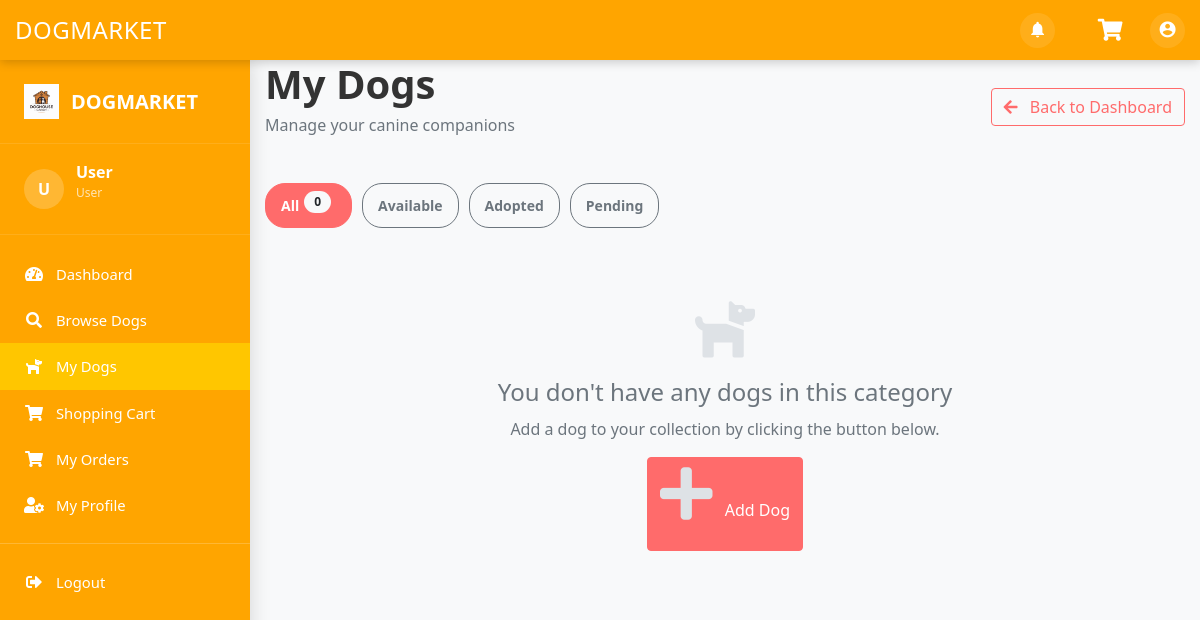
The page /dog/user/my_dogs.php (signed in) on the database its author committed.
### tables this page shows
CREATE TABLE `company_info` (
  `id` int(11) NOT NULL,
  `company_name` varchar(150) NOT NULL,
  `address` varchar(255) NOT NULL,
  `city` varchar(100) NOT NULL,
  `postal_code` varchar(20) DEFAULT NULL,
  `phone` varchar(20) NOT NULL,
  `color` varchar(50) DEFAULT NULL,
  `logo` varchar(255) DEFAULT NULL,
  `favicon` varchar(255) DEFAULT NULL,
  `banner_image` varchar(255) DEFAULT NULL,
  `email_general` varchar(150) DEFAULT NULL,
  `email_support` varchar(150) DEFAULT NULL,
  `working_hours` varchar(100) DEFAULT NULL,
  `created_at` timestamp NOT NULL DEFAULT current_timestamp(),
  `font` enum('Arial','Verdana','Helvetica','Tahoma','Trebuchet MS','Times New Roman','Georgia','Garamond','Courier New','Brush Script MT','Lucida Sans','Lucida Console','Palatino Linotype','Book Antiqua','Impact','Comic Sans MS','Segoe UI','Candara','Optima','Calibri','Cambria','Franklin Gothic Medium','Gill Sans','Century Gothic','Perpetua','Rockwell','Baskerville','Didot','Monaco','Geneva') DEFAULT 'Arial'
);

### dog/user/my_dogs.php (the view, shortened to what this page needs)
<?php
$user_id = $_SESSION['user_id'];
$db_host = 'localhost';
$db_user = 'root';
$db_pass = '';
$db_name = 'doghousemarket';
$conn = new mysqli($db_host, $db_user, $db_pass, $db_name);
$filter = isset($_GET['filter']) ? $_GET['filter'] : 'all';
$dogs = [];
$statusCounts = [
    'all' => 0,
    'available' => 0,
    'adopted' => 0,
    'pending' => 0
];
$countQuery = "SELECT
                COUNT(*) as total,
                SUM(CASE WHEN adoption_status = 'Available' THEN 1 ELSE 0 END) as available,
                SUM(CASE WHEN adoption_status = 'Adopted' THEN 1 ELSE 0 END) as adopted,
                SUM(CASE WHEN adoption_status = 'Pending' THEN 1 ELSE 0 END) as pending
               FROM user_dogs
               WHERE user_id = $user_id";
$countResult = $conn->query($countQuery);
if($countResult && $countResult->num_rows > 0) {
    $counts = $countResult->fetch_assoc();
    $statusCounts['all'] = $counts['total'];
    $statusCounts['available'] = $counts['available'];
    $statusCounts['adopted'] = $counts['adopted'];
    $statusCounts['pending'] = $counts['pending'];
}
?>
<!DOCTYPE html>
<html lang="en">
<head>
    <link rel="stylesheet" href="https://stackpath.bootstrapcdn.com/bootstrap/4.5.2/css/bootstrap.min.css">
    <link rel="stylesheet" href="https://cdnjs.cloudflare.com/ajax/libs/font-awesome/5.15.1/css/all.min.css">
</head>
<body>
    <?php include 'sidenav.php'; ?>
    <div class="container">
        <div class="page-header">
            <div class="d-flex justify-content-between align-items-center">
                <div>
                    <h1 class="page-title">My Dogs</h1>
                    <p class="page-subtitle">Manage your canine companions</p>
                </div>
                <a href="dashboard.php" class="btn btn-outline-primary d-none d-md-block">
                    <i class="fas fa-arrow-left mr-2"></i> Back to Dashboard
                </a>
            </div>
        </div>
        <div class="filter-bar">
            <a href="my_dogs.php" class="btn <?php echo $filter === 'all' ? 'btn-primary' : 'btn-outline-secondary'; ?> filter-btn">
                All <span class="badge badge-light"><?php echo $statusCounts['all']; ?></span>
            </a>
            <a href="my_dogs.php?filter=available" class="btn <?php echo $filter === 'available' ? 'btn-primary' : 'btn-outline-secondary'; ?> filter-btn">
                Available <span class="badge badge-light"><?php echo $statusCounts['available']; ?></span>
            </a>
            <a href="my_dogs.php?filter=adopted" class="btn <?php echo $filter === 'adopted' ? 'btn-primary' : 'btn-outline-secondary'; ?> filter-btn">
                Adopted <span class="badge badge-light"><?php echo $statusCounts['adopted']; ?></span>
            </a>
            <a href="my_dogs.php?filter=pending" class="btn <?php echo $filter === 'pending' ? 'btn-primary' : 'btn-outline-secondary'; ?> filter-btn">
                Pending <span class="badge badge-light"><?php echo $statusCounts['pending']; ?></span>
            </a>
        </div>
        <?php if (!empty($dogs)): ?>
            <div class="row">
                <?php foreach ($dogs as $dog): ?>
                    <div class="col-md-4 col-lg-3 mb-4">
                        <div class="card h-100 position-relative">
                            <span class="status-badge badge-<?php echo strtolower($dog['adoption_status']); ?>">
                                <?php echo $dog['adoption_status']; ?>
                            </span>
                            <?php if (!empty($dog['image_url'])): ?>
                                <img src="../<?php echo htmlspecialchars($dog['image_url']); ?>" class="card-img-top" alt="<?php echo htmlspecialchars($dog['name']); ?>">
                            <?php else: ?>
                                <div class="card-img-top bg-light d-flex align-items-center justify-content-center">
                                    <i class="fas fa-dog fa-3x text-secondary"></i>
                                </div>
                            <?php endif; ?>
                            <div class="card-body">
                                <h5 class="card-title"><?php echo htmlspecialchars($dog['name']); ?></h5>
                                <p class="card-text mb-1"><strong>Breed:</strong> <?php echo htmlspecialchars($dog['breed']); ?></p>
                                <p class="card-text"><strong>Age:</strong> <?php echo htmlspecialchars($dog['age']); ?></p>
                                <?php if($dog['adoption_status'] == 'Adopted' && !empty($dog['adoption_date'])): ?>
                                <p class="adoption-date">
                                    <i class="fas fa-calendar-check mr-1"></i> Adopted on <?php echo date('M d, Y', strtotime($dog['adoption_date'])); ?>
                                </p>
                                <?php endif; ?>
                                <div class="dog-traits">
                                    <?php
                                    $traits = explode(',', $dog['trait']);
                                    foreach ($traits as $trait):
                                        $trait = trim($trait);
                                        if (!empty($trait)):
                                    ?>
                                        <span class="trait-tag"><?php echo htmlspecialchars($trait); ?></span>
                                    <?php
                                        endif;
                                    endforeach;
                                    ?>
                                </div>
                                <div class="dog-price">$<?php echo number_format($dog['price'], 2); ?></div>
                                <?php if (!empty($dog['notes'])): ?>
                                    <div class="notes-container">
                                        <strong><i class="fas fa-sticky-note mr-1"></i> Notes:</strong>
                                        <p class="mb-0"><?php echo htmlspecialchars($dog['notes']); ?></p>
                                    </div>
                                <?php endif; ?>
                                <div class="dog-card-actions">
                                    <button type="button" class="btn btn-sm btn-outline-primary"
                                            data-toggle="modal"
                                            data-target="#updateStatusModal"
                                            data-dog-id="<?php echo $dog['dog_id']; ?>"
                                            data-dog-name="<?php echo htmlspecialchars($dog['name']); ?>"
                                            data-status="<?php echo $dog['adoption_status']; ?>"
                                            data-notes="<?php echo htmlspecialchars($dog['notes'] ?? ''); ?>">
                                        <i class="fas fa-pencil-alt mr-1"></i> Update Status
                                    </button>
                                    <a href="my_dogs.php?delete=1&dog_id=<?php echo $dog['dog_id']; ?>"
                                       class="btn btn-sm btn-outline-danger"
                                       onclick="return confirm('Are you sure you want to remove this dog from your collection?')">
                                        <i class="fas fa-trash mr-1"></i> Remove
                                    </a>
                                </div>
                            </div>
                        </div>
                    </div>
                <?php endforeach; ?>
            </div>
        <?php else: ?>
            <div class="no-dogs-message">
                <i class="fas fa-dog"></i>
                <h4>You don't have any dogs in this category</h4>
                <p class="text-muted">Add a dog to your collection by clicking the button below.</p>
                <button class="btn btn-primary" data-toggle="modal" data-target="#addDogModal">
                    <i class="fas fa-plus mr-2"></i> Add Dog
                </button>
            </div>
        <?php endif; ?>
    </div>
</body>
</html>

### dog/user/sidenav.php (shortened to what this page needs)
<?php
$username = $_SESSION['username'] ?? 'User';
if (!isset($companyInfo) || empty($companyInfo)) {
    $companyQuery = "SELECT * FROM company_info LIMIT 1";
    $result = mysqli_query($conn, $companyQuery);
    if ($result && mysqli_num_rows($result) > 0) {
        $companyInfo = mysqli_fetch_assoc($result);
    } else {
        $companyInfo = [
            'company_name' => 'Doghouse Market',
            'color' => '#ffa500',
            'logo' => ''
        ];
    }
}
$current_page = basename($_SERVER['PHP_SELF']);
function isActive($page_name) {
    global $current_page;
    return ($current_page == $page_name) ? 'active' : '';
}
?>
<!DOCTYPE html>
<html lang="en">
<head>
    <link rel="stylesheet" href="https://cdnjs.cloudflare.com/ajax/libs/font-awesome/5.15.1/css/all.min.css">
</head>
<body>
<nav class="top-nav">
    <div class="top-nav-content">
        <h1 class="top-nav-title"><?php echo htmlspecialchars($companyInfo['company_name'] ?? 'Doghouse Market'); ?></h1>
        <div class="top-nav-actions">
            <div class="notification-icon">
                <i class="material-icons">notifications</i>
            </div>
            <a href="cart.php" class="cart-icon" title="Shopping Cart">
                <i class="fas fa-shopping-cart"></i>
            </a>
            <div class="user-profile">
                <i class="material-icons">account_circle</i>
            </div>
        </div>
    </div>
</nav>
<nav class="sidebar" id="sidebar">
    <div class="sidebar-header">
        <?php if (!empty($companyInfo['logo'])): ?>
            <img src="../<?php echo htmlspecialchars($companyInfo['logo']); ?>" alt="Logo" class="sidebar-logo">
        <?php else: ?>
            <i class="fas fa-paw me-2"></i>
        <?php endif; ?>
        <h5 class="sidebar-brand"><?php echo htmlspecialchars($companyInfo['company_name'] ?? 'Doghouse Market'); ?></h5>
    </div>
    <div class="sidebar-user">
        <div class="sidebar-user-img">
            <?php echo strtoupper(substr($username, 0, 1)); ?>
        </div>
        <div class="sidebar-user-details">
            <p class="sidebar-user-name"><?php echo htmlspecialchars($username); ?></p>
            <p class="sidebar-user-role">User</p>
        </div>
    </div>
    <ul class="sidebar-nav list-unstyled">
        <li class="sidebar-item">
            <a href="dashboard.php" class="sidebar-link <?php echo isActive('dashboard.php'); ?>">
                <i class="fas fa-tachometer-alt"></i>
                <span>Dashboard</span>
            </a>
        </li>
        <li class="sidebar-item">
            <a href="browse_dogs.php" class="sidebar-link <?php echo isActive('browse_dogs.php'); ?>">
                <i class="fas fa-search"></i>
                <span>Browse Dogs</span>
            </a>
        </li>
        <li class="sidebar-item">
            <a href="my_dogs.php" class="sidebar-link <?php echo isActive('my_dogs.php'); ?>">
                <i class="fas fa-dog"></i>
                <span>My Dogs</span>
            </a>
        </li>
        <li class="sidebar-item">
            <a href="cart.php" class="sidebar-link <?php echo isActive('cart.php'); ?>">
                <i class="fas fa-shopping-cart"></i>
                <span>Shopping Cart</span>
            </a>
        </li>
        <li class="sidebar-item">
            <a href="my_orders.php" class="sidebar-link <?php echo isActive('my_orders.php'); ?>">
                <i class="fas fa-shopping-cart"></i>
                <span>My Orders</span>
            </a>
        </li>
        <li class="sidebar-item">
            <a href="profile.php" class="sidebar-link <?php echo isActive('profile.php'); ?>">
                <i class="fas fa-user-cog"></i>
                <span>My Profile</span>
            </a>
        </li>
        <li class="sidebar-section">
            <hr style="border-color: rgba(255,255,255,0.2); margin: 15px 0;">
        </li>
        <li class="sidebar-item">
            <a href="../logout.php" class="sidebar-link" onclick="return confirm('Are you sure you want to logout?');">
                <i class="fas fa-sign-out-alt"></i>
                <span>Logout</span>
            </a>
        </li>
    </ul>
</nav>
</body>
</html>

### dog/user/my_dogs.php (style rules this page uses)
body { background-color: #f8f9fa; font-family: 'Segoe UI', Tahoma, Geneva, Verdana, sans-serif; margin-left: 250px; }
.container { max-width: 1200px; margin: 0 auto; padding: 0 15px; margin-top: 60px; }
.page-header { margin-bottom: 30px; }
.page-title { font-weight: 700; color: #333; margin-bottom: 5px; }
.page-subtitle { color: #6c757d; }
.badge { font-weight: 600; padding: 5px 10px; border-radius: 20px; margin-right: 5px; margin-bottom: 5px; font-size: 12px; }
.btn-primary { background-color: #ff6b6b; border-color: #ff6b6b; }
.btn-outline-primary { color: #ff6b6b; border-color: #ff6b6b; }
.no-dogs-message { text-align: center; padding: 50px 0; }
.no-dogs-message i { font-size: 60px; color: #dee2e6; margin-bottom: 20px; }
.no-dogs-message h4 { margin-bottom: 10px; color: #6c757d; }
.filter-bar { display: flex; gap: 10px; margin-bottom: 20px; flex-wrap: wrap; }
.filter-btn { padding: 8px 15px; border-radius: 20px; font-size: 14px; font-weight: 600; display: flex; align-items: center; gap: 5px; }

### rows shown on the page
company_info: company_name "DOGMARKET", logo (picture)

### other values the page prints
substr($username, 0, 1) "U"
$username "User"
$statusCounts['all'] "0"
